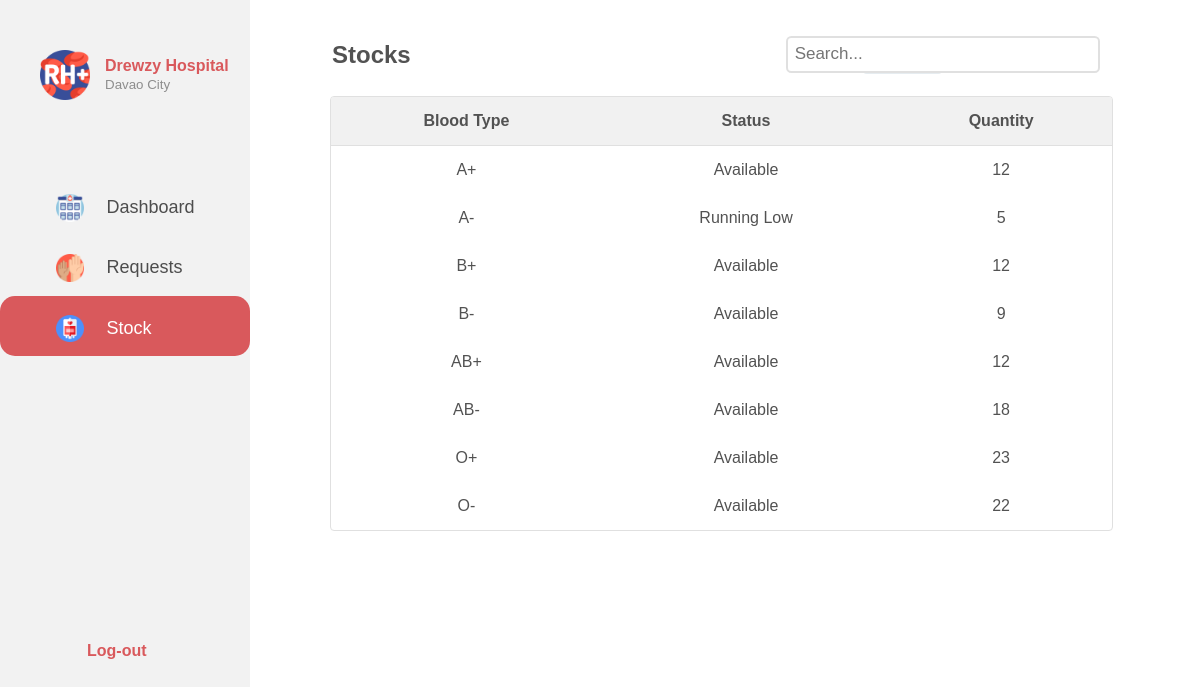
/hospital-dashboard-stock.php (signed in), run on the app's committed database.
### tables this page shows
CREATE TABLE `blood_groups` (
  `BloodGroups_ID` int(11) NOT NULL,
  `A+` int(9) NOT NULL,
  `A-` int(11) NOT NULL,
  `B+` int(9) NOT NULL,
  `B-` int(11) NOT NULL,
  `AB+` int(9) NOT NULL,
  `AB-` int(11) NOT NULL,
  `O+` int(9) NOT NULL,
  `O-` int(11) NOT NULL
);

### hospital-dashboard-stock.php (the view, shortened to what this page needs)
<!DOCTYPE html>
<?php
  if(isset($_SESSION['Hospital_Name']) && isset($_SESSION['Hospital_ID'])){
    include 'php/db_conn.php';
    $HID = $_SESSION['Hospital_ID'];
    $sql_bid = "SELECT BloodGroups_ID FROM stocks WHERE Hospital_ID = '$HID'";
    if($get_bid = mysqli_query($conn,$sql_bid)){
      $arr = mysqli_fetch_assoc($get_bid);
      $BID = $arr["BloodGroups_ID"];
    }
    $sql_type = "SELECT * FROM blood_groups WHERE BloodGroups_ID = '$BID'";
  }
?>
<html>
<head>
  <link rel="stylesheet" href="hospital-dashboard.css">
  <link rel="stylesheet" href="hospital-dashboard-stock.css">
</head>
<body>
  <div class="sidenav">
    <div class="float-container">
        <div class="float-child">
           <div class="icon"><img src="icons/Hospital-Dashboard-Menu/rh-.png"></div>
        </div>
        <div class="float-child">
          <div class="prof-text">
            <p><b>Drewzy Hospital</b></p>
            <small>Davao City</small>
          </div>
        </div>
    </div>
    <div class="menu">
      <div class="dashboard">
        <a href="hospital-dashboard.php" id="first-sidebar" class="a"><img src="icons/menu/medical-center.png">Dashboard</a>
      </div>
      <div class="request">
        <a href="hospital-dashboard-request.php" class="a"><img src="icons/menu/volunteer.png">Requests</a>
      </div>
      <div class="stock">
        <a href="#" class="a"><img src="icons/Hospital-Dashboard-Menu/blood-bag.png">Stock</a>
      </div>
      <div class="sidebar-bottom">
        <table>
          <th><a href="login.html" id="log-out">Log-out</a></th>
        </table>
      </div>
    </div>
  </div>
  <div class="outgoing">
    <div class="table-header">
      <table>
        <th><h2>Stocks</h2></th>
        <th id="filter"><button type="button"><img src="icons/hospital-dashboard/filter.png">Filter</button></th>
        <th id="search-box"><input type="text" placeholder="Search..."></th>
      </table>
    </div>
    <table class="table-content" style="width: 90%" id="table-requested">
      <tr class="table-row">
        <th>Blood Type</th>
        <th>Status</th>
        <th>Quantity</th>
      </tr>
      <?php
        include 'php/db_conn.php';
        function get_stat($val){
          if($val < 7) return "Running Low";
          else return "Available";
        }
        function check_val($arr){
          if($arr == NULL) return 0;
          else return $arr;
        }
      if($get_t = mysqli_query($conn,$sql_type)){
        if($get_t->num_rows>0){
          if($type=$get_t->fetch_assoc()){
            echo "<tr><td>A+</td><td>".get_stat(intval($type["A+"]))."</td><td>".check_val($type["A+"])."</td></tr>
            <tr><td>A-</td><td>".get_stat(intval($type["A-"]))."</td><td>".check_val($type["A-"])."</td></tr>
            <tr><td>B+</td><td>".get_stat(intval($type["B+"]))."</td><td>".check_val($type["B+"])."</td></tr>
            <tr><td>B-</td><td>".get_stat(intval($type["B-"]))."</td><td>".check_val($type["B-"])."</td></tr>
            <tr><td>AB+</td><td>".get_stat(intval($type["AB+"]))."</td><td>".check_val($type["AB+"])."</td></tr>
            <tr><td>AB-</td><td>".get_stat(intval($type["AB-"]))."</td><td>".check_val($type["AB-"])."</td></tr>
            <tr><td>O+</td><td>".get_stat(intval($type["O+"]))."</td><td>".check_val($type["O+"])."</td></tr>
            <tr><td>O-</td><td>".get_stat(intval($type["O-"]))."</td><td>".check_val($type["O-"])."</td></tr>";
          }
          echo"</table>";
        }
        else{
          echo "0 result";
        }
      }
        ?>
  </div>
</body>
</html>

### hospital-dashboard.css (style rules this page uses)
* { padding: 0; margin: 0; }
body { font-family: sans-serif; font-size: 16px; }
.sidenav { height: 100%; width: 15.625em; position: fixed; background-color: #F2F2F2; left: 0; top: 0; overflow-x: hidden; padding-top: 1.25em; font-family: sans-serif; }
.menu { padding-top: 2em; }
.menu img { width: 15%; padding-right: 1.25em; vertical-align: middle; }
.profile tr, td { padding-right: 100px; }
.a { padding: 1.0625em 0.5em 0.75em 3.125em; text-decoration: none; font-size: 1.125em; color: #4D4D4D; display: block; }
.sidebar-bottom { position: absolute; top: 40em; }
.sidebar-bottom a { text-decoration: none; color: black; }
#log-out { padding-left: 5.3125em; color: #D9595C; }
.float-container { padding-top: 20px; padding-left: 30px; padding-bottom: 50px; }
.icon { width: 25%; float: left; padding: 10px ; }
.icon img { width: 90%; }
.prof-text { padding-top: 17px; padding-left: 0px; }
.prof-text b { color: #D9595C; }
.prof-text small { color: #8D8D8D; }
.table-header { padding-top: 1.5em; padding-bottom: 20px; }
#search-box { position: absolute; right: 11em; }
.table-header input[type=text] { font-size: 1.0625em; color: #2C2C2C; padding: 0.375em 0.375em 0.375em 0.375em; border-width: 2px; border-style: solid; border-radius: 0.3125em; border-color: #E0E0E0; width: 125%; }
table.table-content { border: 0.0625em solid #E0E0E0; border-radius: 0.25em; border-collapse: separate; border-spacing: 0; text-align: center; }
table.table-content th { background-color: #F1F1F1; }
table.table-content th:first-child { border-radius: 0.1875em 0 0 0; }
table.table-content th:last-child { border-radius: 0 0.1875em 0 0; }
table.table-content th, td { border-bottom: 0.0625em solid #E0E0E0; padding: 0.9375em; }
td:not(.table-content) { border-bottom: none; }
#table-requested { border-bottom: 0.0625em solid #E0E0E0; }
#filter { padding-left: 210px; }
#filter button { width: 15%; height: 38px; padding: 5px 3px 5px 3px; border: 1px solid #E6ECF0; background-color: #E6ECF0; border-radius: 6px; color: black; text-align: center; }
.outgoing { color: #525252; padding-left: 330px; padding-top: 10px; padding-bottom: 10px; }

### hospital-dashboard-stock.css (style rules this page uses)
.stock { box-sizing: border-box; background-color: #D9595C; border-style: none; border-color: #D9595C; border-width: 0.0125em; border-radius: 0.9375em; }
.stock a { color:white; }

### data on the page
blood_groups: get_stat "Available", check_val "12", get_stat "Running Low", check_val "5", check_val "9", check_val "18", check_val "23", check_val "22"
